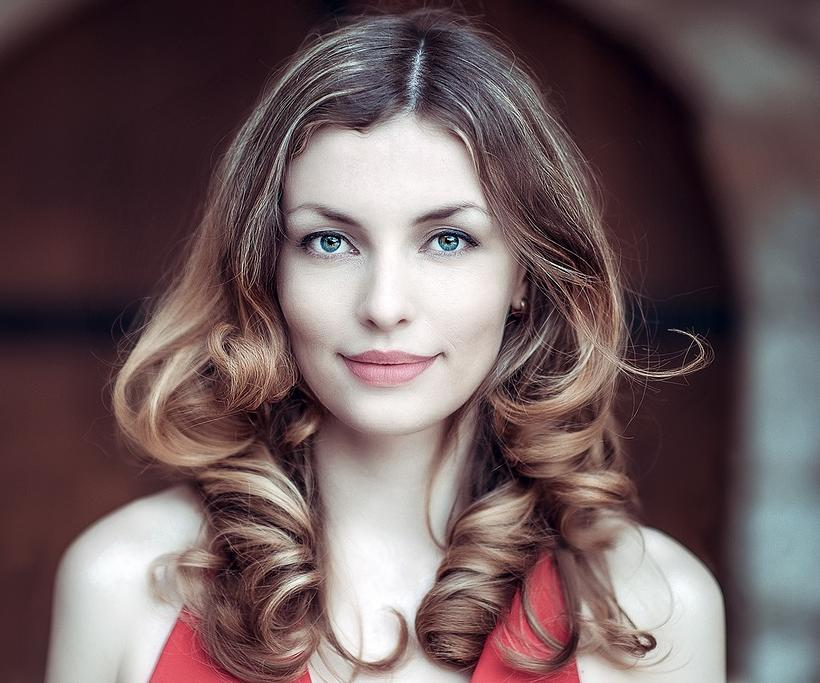
#> input picture week0/data/images/girl.jpg, 820 x 683 px
$ python sobel.py --filename ../../week0/data/images/girl.jpg   (older library calls are emulated)
#> lines starting #> are read from the running program, lines starting #| are printed output that depends on the picture
# Copyright 2017 BIG VISION LLC ALL RIGHTS RESERVED
#
# This code is made available to the students of
# the online course titled "Computer Vision for Faces"
# by Satya Mallick for personal non-commercial use.
#
# Sharing this code is strictly prohibited without written
# permission from Big Vision LLC.
#
# For licensing and other inquiries, please email
# spmallick@bigvisionllc.com
#

import cv2,argparse
import numpy as np

ap = argparse.ArgumentParser()
ap.add_argument("-f", "--filename")
args = vars(ap.parse_args())

filename = "../data/images/truth.png"
if args['filename']:
	filename = args['filename']

image = cv2.imread(filename, cv2.IMREAD_GRAYSCALE)
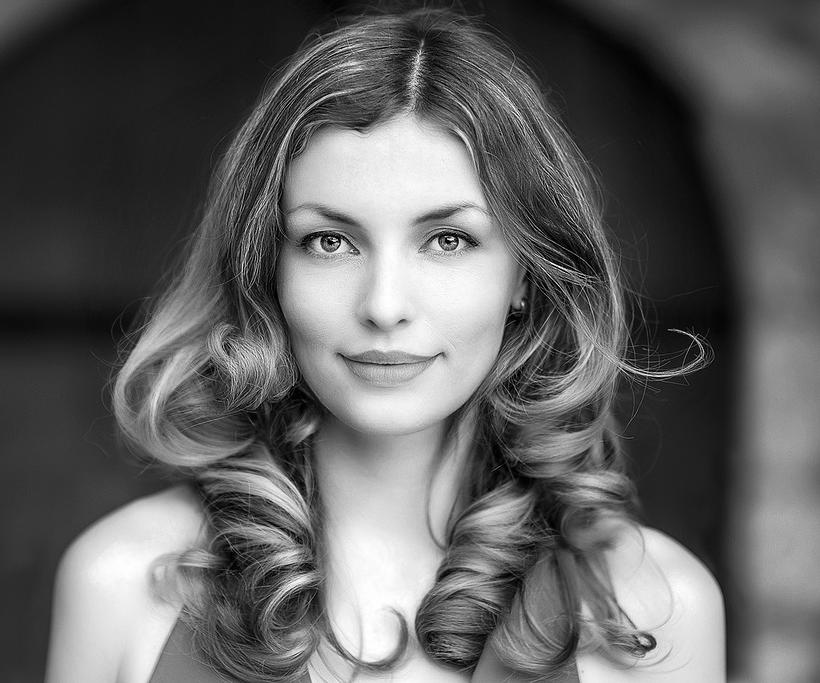
#> image: shape (683, 820); min 0, max 255, mean 97.7

# Check for invalid input
if image is None:
	print("Could not open or find the image")

# Apply sobel filter along x direction
sobelx = cv2.Sobel(image, cv2.CV_32F, 1, 0)
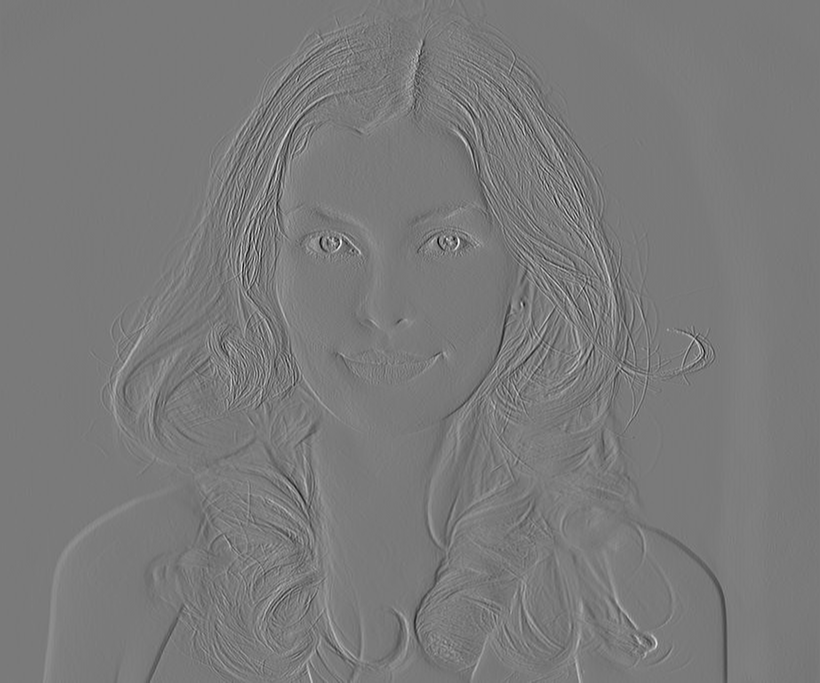
#> sobelx: shape (683, 820) float32; min -779, max 845, mean 0.6; drawn with min black and max white
# Apply sobel filter along y direction
sobely = cv2.Sobel(image,cv2.CV_32F,0,1)
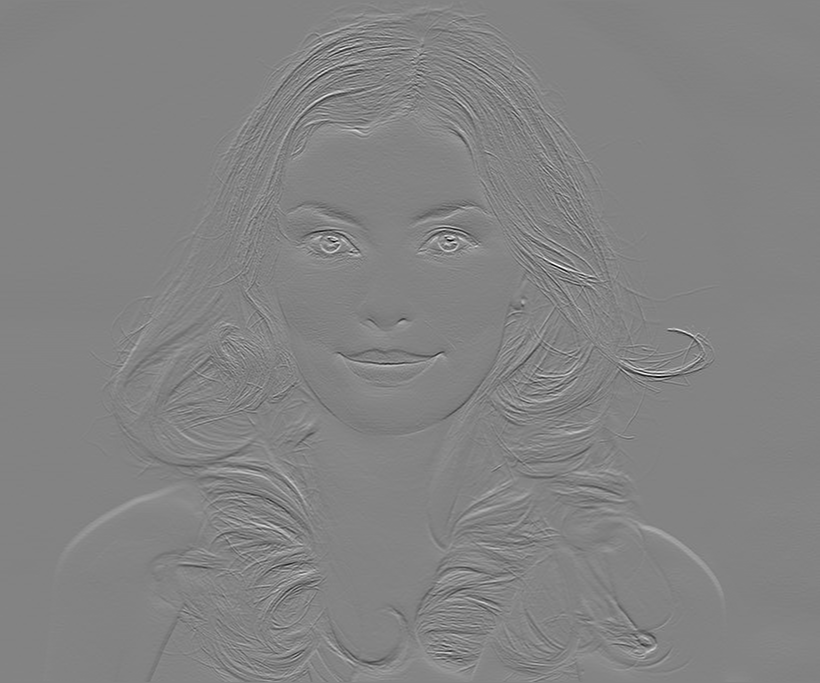
#> sobely: shape (683, 820) float32; min -931, max 878, mean 1.4; drawn with min black and max white

# Normalize image for display
cv2.normalize(sobelx, dst = sobelx, alpha = 0, beta = 1, norm_type = cv2.NORM_MINMAX, dtype = cv2.CV_32F)
cv2.normalize(sobely, dst = sobely, alpha = 0, beta = 1, norm_type = cv2.NORM_MINMAX, dtype = cv2.CV_32F)

# Display gradient images
combined = np.hstack([sobelx, sobely])
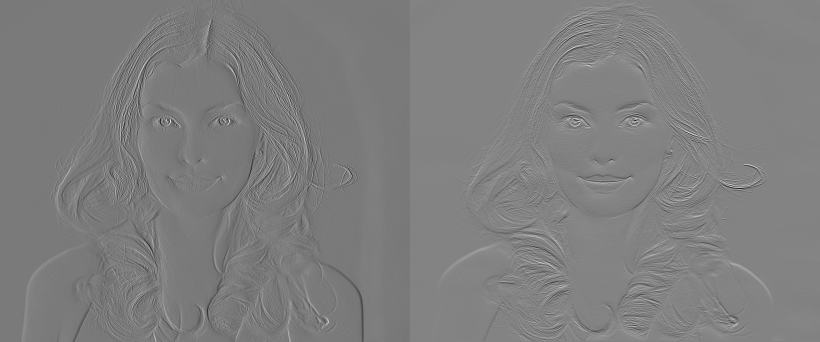
#> combined: shape (683, 1640) float32 (shown at 1/2 size); min -1.57e-09, max 1, mean 0.498; drawn with min black and max white
cv2.namedWindow("X Gradient   --   Y Gradient", cv2.WINDOW_AUTOSIZE)
cv2.imshow("X Gradient   --   Y Gradient", combined)

# Display original image
cv2.namedWindow("original image", cv2.WINDOW_AUTOSIZE)
cv2.imshow("original image", image)
cv2.waitKey(0)
cv2.destroyAllWindows()

# Write results
cv2.imwrite("results/sobelX.jpg", sobelx*255)
cv2.imwrite("results/sobelY.jpg", sobely*255)

$ run again, on week1/data/images/aur.jpg
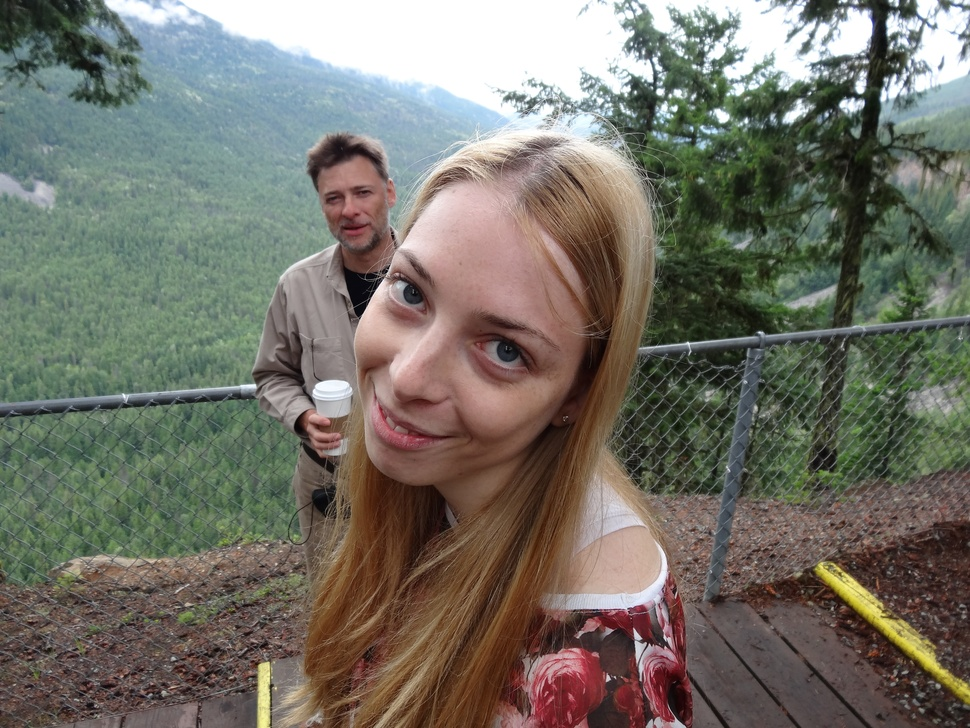
#> input picture week1/data/images/aur.jpg, 970 x 728 px, shrunk from 4618 x 3464 before the run
#> `sobely = cv2.Sobel(image,cv2.CV_32F,0,1)`:
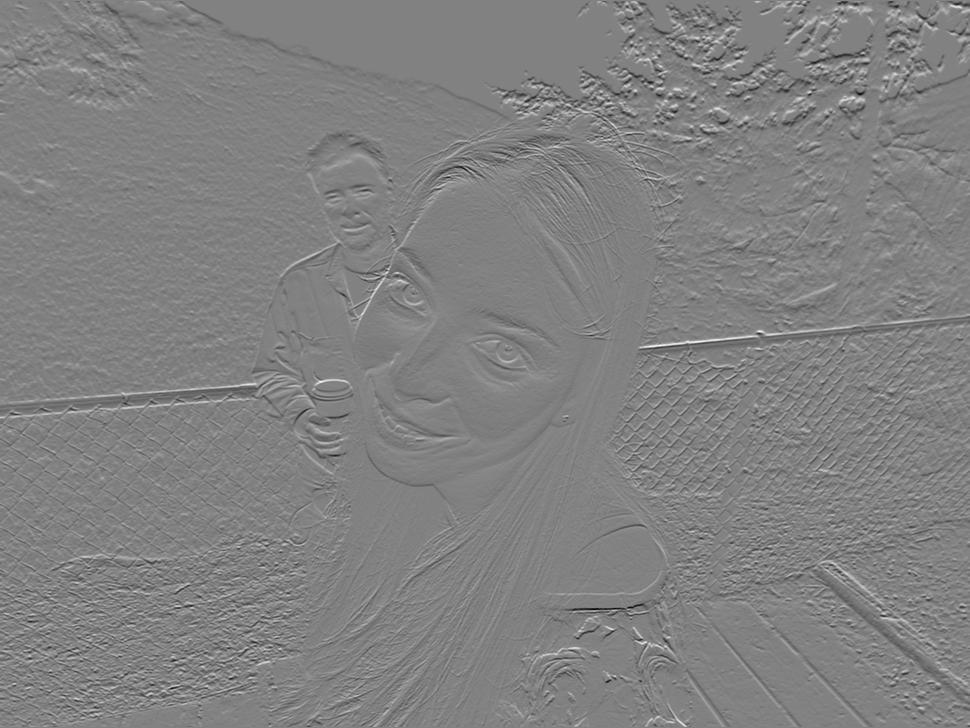
#> sobely: shape (728, 970) float32; min -725, max 700, mean -1.3; drawn with min black and max white
#> `combined = np.hstack([sobelx, sobely])`:
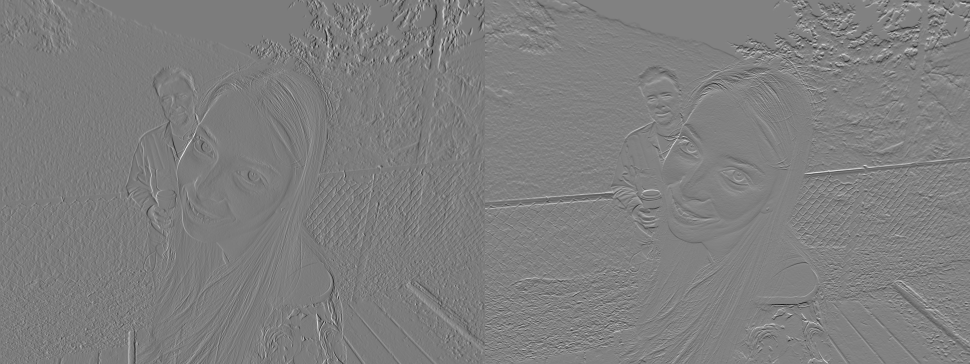
#> combined: shape (728, 1940) float32 (shown at 1/2 size); min -3.03e-09, max 1, mean 0.498; drawn with min black and max white
